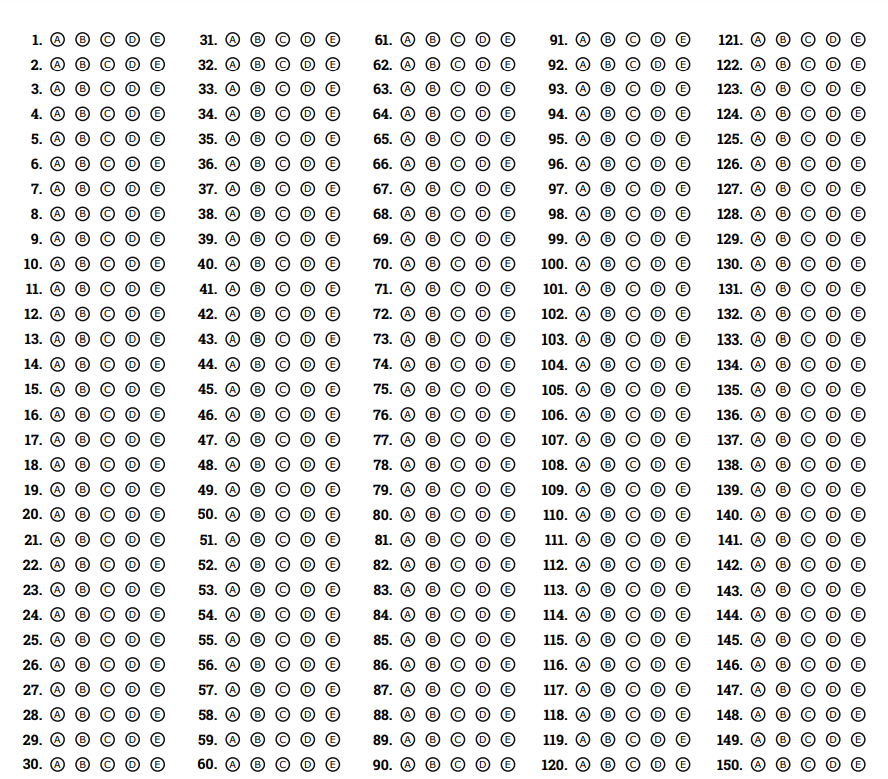
#> input picture omr2.png, 888 x 779 px
$ python xybasedsort.py
#> lines starting #> are read from the running program, lines starting #| are printed output that depends on the picture; after the words box and inside, x2 and y2 are one past the last pixel; in counts of white or black regions, pixels touching at a corner belong together
import cv2 as cv
import numpy as np

# Function to filter circular contours
def circularContour(contours):
    circular_contours = []
    for contour in contours:
        # Calculate contour area and perimeter
        area = cv.contourArea(contour)
        perimeter = cv.arcLength(contour, True)

        if perimeter == 0:
            continue  # Avoid division by zero

        # Calculate circularity: 4π * (Area / Perimeter²)
        circularity = 4 * np.pi * (area / (perimeter * perimeter))

        # A perfect circle has circularity close to 1
        if 0.8 < circularity < 1.2:  # Adjust thresholds as needed
            circular_contours.append(contour)
    return circular_contours

# Load, preprocess, and detect contours
img = cv.imread("omr2.png")
#> img is the input picture: shape (779, 888, 3); mean B, G, R 229.5, 229.5, 229.5
img = cv.resize(img, (700, 700))
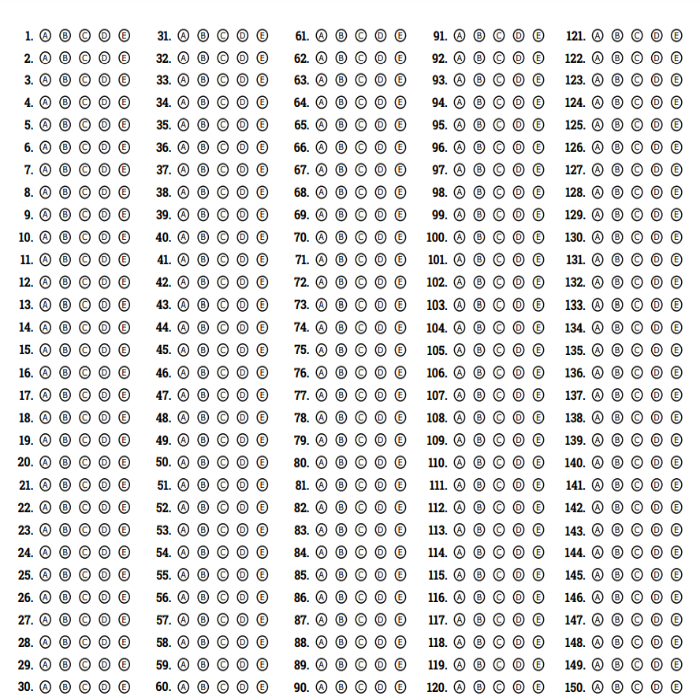
#> img: shape (700, 700, 3); mean B, G, R 229.4, 229.4, 229.4
imgGray = cv.cvtColor(img, cv.COLOR_BGR2GRAY)
imgBlur = cv.GaussianBlur(imgGray, (5, 5), 1)
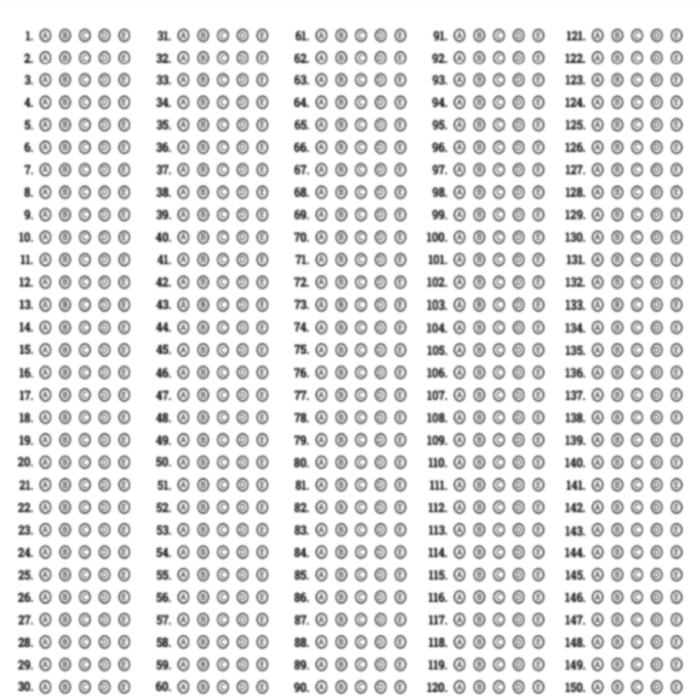
#> imgBlur: shape (700, 700); min 58, max 255, mean 229.4
imgCanny = cv.Canny(imgBlur, 10, 50)
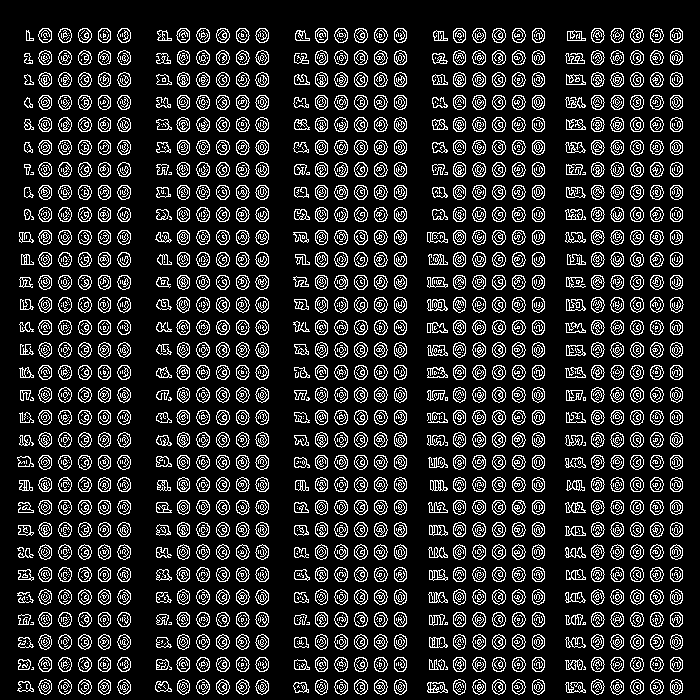
#> imgCanny: shape (700, 700); 14.7% white in thin lines or dots

contours, hierarchy = cv.findContours(imgCanny, cv.RETR_EXTERNAL, cv.CHAIN_APPROX_NONE)
#> contours = 960 contours, 78 with area under 20; largest, box (x1, y1, x2, y2) and area: (427, 682, 448, 693) 164, (566, 345, 586, 356) 162, (427, 232, 448, 243) 162, (427, 367, 448, 378) 158, (566, 119, 586, 130) 158

# Filter circular contours
circleCons = circularContour(contours)
#> the loop in circularContour, `for contour in contours:` made 960 passes
#> (area, perimeter, circularity) on passes 1 to 3: (138.5, 76.87, 0.295), (164.5, 61.21, 0.552), (115, 48.97, 0.603)
#> after the loop in circularContour, `for contour in contours:`: circular_contours = 751 contours, 1 with area under 20; largest, box (x1, y1, x2, y2) and area: (630, 297, 644, 313) 156, (216, 297, 230, 313) 156, (38, 297, 52, 313) 156, (610, 297, 624, 313) 156, (472, 297, 486, 313) 156
#> circleCons has the same summary as circular_contours in circularContour

# Sort the contours based on both x and y coordinates
# Sort by x first, then by y
circleCons.sort(key=lambda c: (cv.boundingRect(c)[0], cv.boundingRect(c)[1]))

# Select the first 100 contours
top_100_contours = circleCons[:3]
#> top_100_contours = 3 contours; box (x1, y1, x2, y2) and area: (38, 28, 52, 43) 152, (38, 50, 52, 65) 147, (38, 72, 52, 87) 147

# Draw the first 100 contours on the original image
imgContours = img.copy()
cv.drawContours(imgContours, top_100_contours, -1, (0, 255, 0), 3)
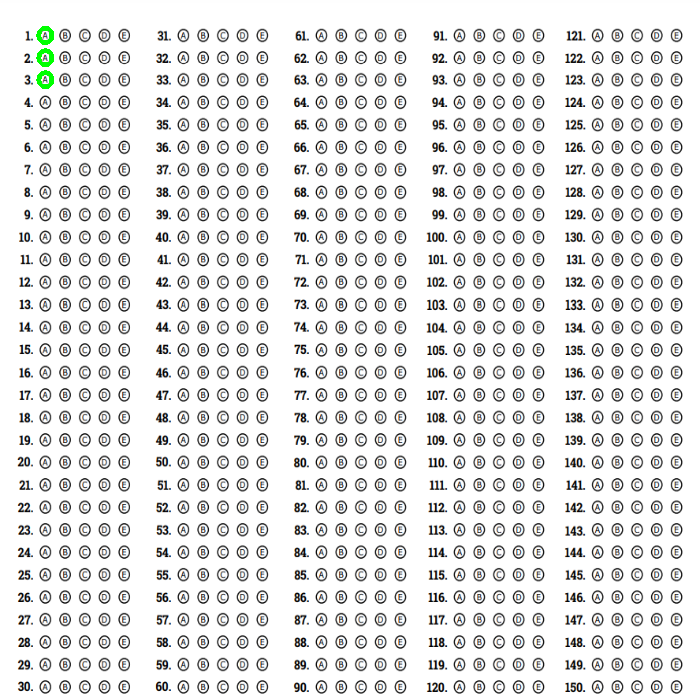
#> imgContours: shape (700, 700, 3); 0.12% of pixels changed, all inside (x1, y1, x2, y2) = (36, 26, 54, 89)

# Display the image with the top 100 circular contours
cv.imshow("Top 100 Circles", imgContours)
cv.waitKey(0)
cv.destroyAllWindows()

$ run again, with bottom_part.png copied over omr2.png
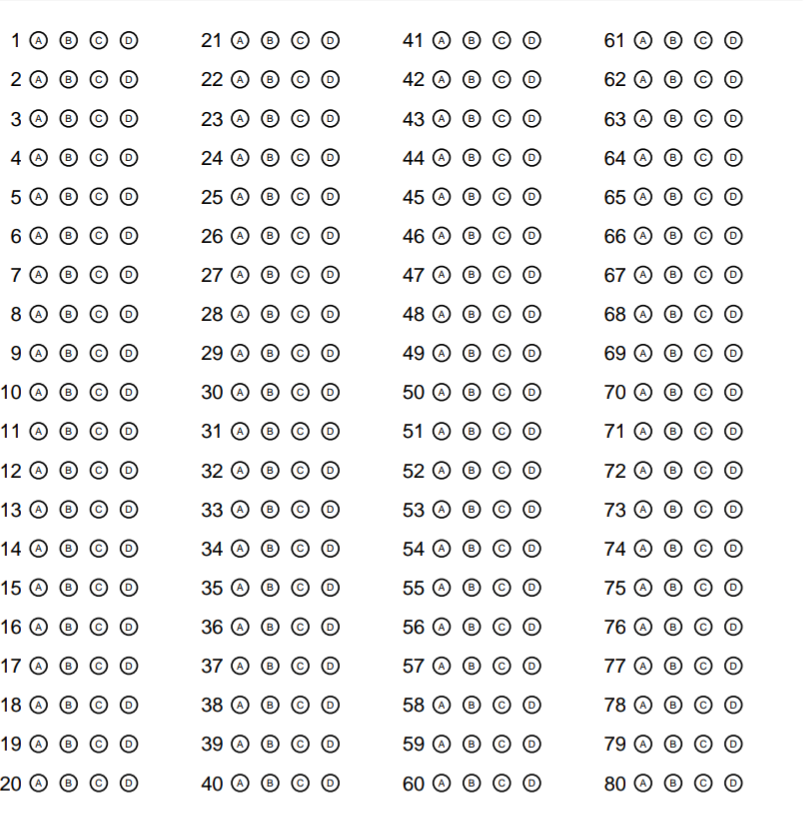
#> input picture bottom_part.png, 805 x 813 px
#> img is the input picture: shape (813, 805, 3); mean B, G, R 238.7, 238.7, 238.7
#> img: shape (700, 700, 3)
#> `imgCanny = cv.Canny(imgBlur, 10, 50)`:
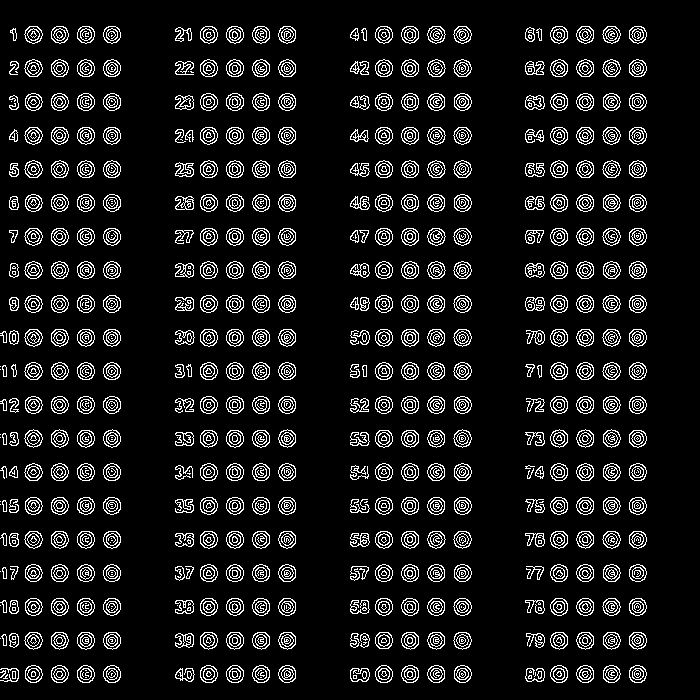
#> imgCanny: shape (700, 700); 9.7% white in thin lines or dots, all inside (x1, y1, x2, y2) = (0, 26, 647, 683)
#> contours = 474 contours, 66 with area under 20; largest, box (x1, y1, x2, y2) and area: (226, 665, 244, 683) 239, (375, 665, 393, 683) 238, (453, 598, 472, 616) 238, (427, 598, 445, 616) 238, (453, 362, 472, 380) 238
#> the loop in circularContour, `for contour in contours:` made 474 passes
#> (area, perimeter, circularity) on passes 4 to 6: (22.5, 20.24, 0.69), (23.5, 20.24, 0.721), (21, 20, 0.66)
#> after the loop in circularContour, `for contour in contours:`: circular_contours = 328 contours, 5 with area under 20; largest, box (x1, y1, x2, y2) and area: (226, 665, 244, 683) 239, (375, 665, 393, 683) 238, (453, 598, 472, 616) 238, (427, 598, 445, 616) 238, (453, 362, 472, 380) 238
#> circleCons has the same summary as circular_contours in circularContour
#> top_100_contours = 3 contours; box (x1, y1, x2, y2) and area: (9, 297, 19, 311) 104, (9, 196, 19, 210) 102, (9, 600, 19, 614) 99
#> `cv.drawContours(imgContours, top_100_contours, -1, (0, 255, 0), 3)`:
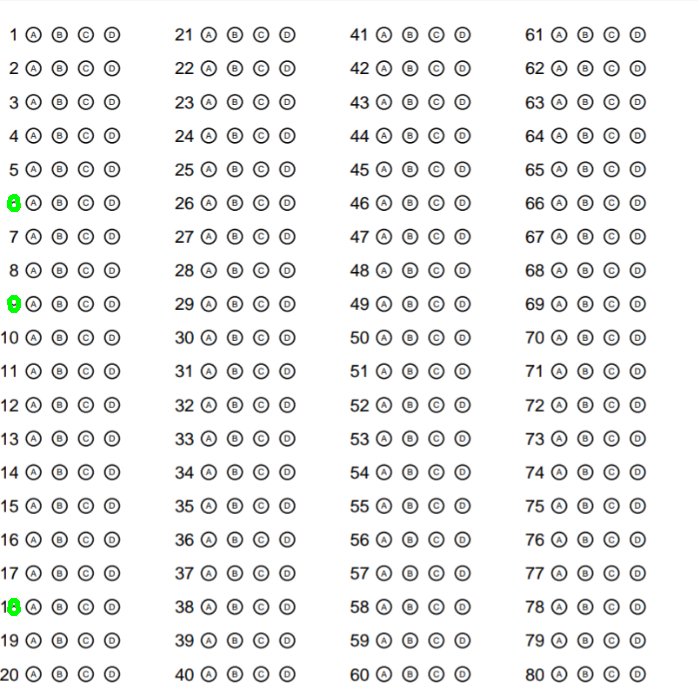
#> imgContours: shape (700, 700, 3); mean B, G, R 238.4, 238.7, 238.5
